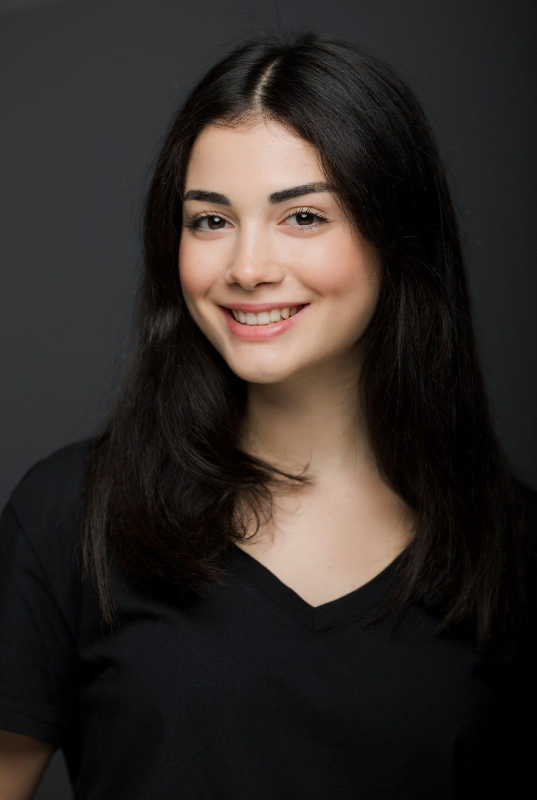
#> input picture opencv.jpg, 1074 x 1600 px, given in place of abc.png, which was not available (shown at 1/2 size)
$ python 1.py
#> lines starting #> are read from the running program, lines starting #| are printed output that depends on the picture; after the words box and inside, x2 and y2 are one past the last pixel; in counts of white or black regions, pixels touching at a corner belong together; pictures that were not available may be replaced by others from this repository, and a replacement may not be noted
import cv2
import numpy as np


# read the image   # 0 / cv2.IMREAD_GRAYSCALE :grayscale, -1 / cv2.IMREAD_COLOR :color , 1 / cv2.IMREAD_UNCHANGED
img = cv2.imread('abc.png', -1)
#> img is the input picture: shape (1600, 1074, 3); mean B, G, R 39.3, 42.4, 48.7

img = cv2.resize(img, (200,200))  # resize  , (img, (0,0), fx=0.5, fy=0.5) -it make half of size if don't use pixel
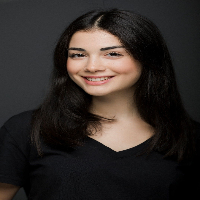
#> img: shape (200, 200, 3); mean B, G, R 39.3, 42.4, 48.7
img = cv2.rotate(img, cv2.cv2.ROTATE_90_CLOCKWISE)    # rotate
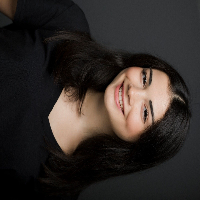
#> img: shape (200, 200, 3); mean B, G, R 39.3, 42.4, 48.7

cv2.imwrite('new_abc.jpg', img)       # save / write the image
cv2.imshow('Image', img)           # display image
print(img.shape)      # (rows, columns, 3d array/channels/pixels) / (height, width, channels/pixels)  channels- RGB color
#| (200, 200, 3)


cv2.waitKey(0)    # 0 -means it will wait infinite time until we press any key and it disappear.  10 - for 10 mili sec.
cv2.destroyAllWindows()


# ---------------------------------------------------------
# take the image part and paste into image some location
img = cv2.imread('abc.png', -1)
tag = img[80:400, 300:520]       # [rows,columns]  # take the image part
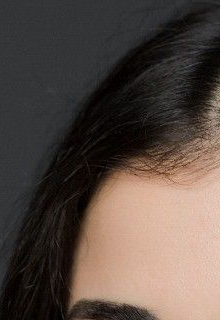
#> tag: shape (320, 220, 3); mean B, G, R 67.2, 74.6, 87.5
img[80:400, 100:320] = tag        # pixels must be equal what we take part of it , pasting into image here 'tag' part
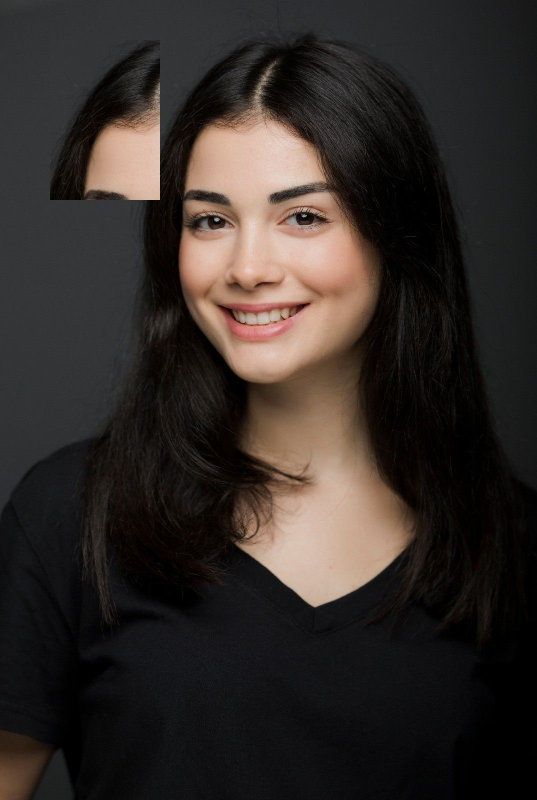
#> img: shape (1600, 1074, 3) (shown at 1/2 size); 3.92% of pixels changed, all inside (x1, y1, x2, y2) = (100, 80, 320, 400)

cv2.imshow('Image', img)           # display image

# --------------------------------------------------------
# Capture the video from webcam
cap = cv2.VideoCapture(0)    # 0 -webcam, 1,2: others camera , 'video.mp4' can pass here any video file

while True:
    ret, frame = cap.read()    # ret - True:to tell capture actually work properly, frame - numpy array image
    cv2.imshow('frame', frame)
    if cv2.waitKey(1) == ord('q'):      # when we press 'q' it will break loop/ stop it.
#> (key q is pressed here)
        break


# now instead of displaying frame, turn this frame into 4 separate images, put all together in quadrant
while True:
    ret, frame = cap.read()    # ret - True:to tell capture actually work properly, frame - numpy array image

    # now instead of displaying frame, turn this frame into 4 separate images, put all together in quadrant
    width = int(cap.get(3))    # 3 - default value for 'width' of frame
    height = int(cap.get(4))   # 4 - height of frame
    # 1st create blank canvas / numpy array, where we put images into this, it should have (shape, type of array)
    image = np.zeros(frame.shape, np.uint8)
    smaller_frame = cv2.resize(frame, (0,0), fx=0.5, fy=0.5)  # now shrink 'frame' half of x,y (width,height)
    # now put smaller_frame into blank 'image'
    image[:height//2, :width//2] = smaller_frame     # top left starts from 0:
    image[height//2 :, :width//2] = smaller_frame    # below it left side
    image[:height//2, width//2 :] = smaller_frame    # top right
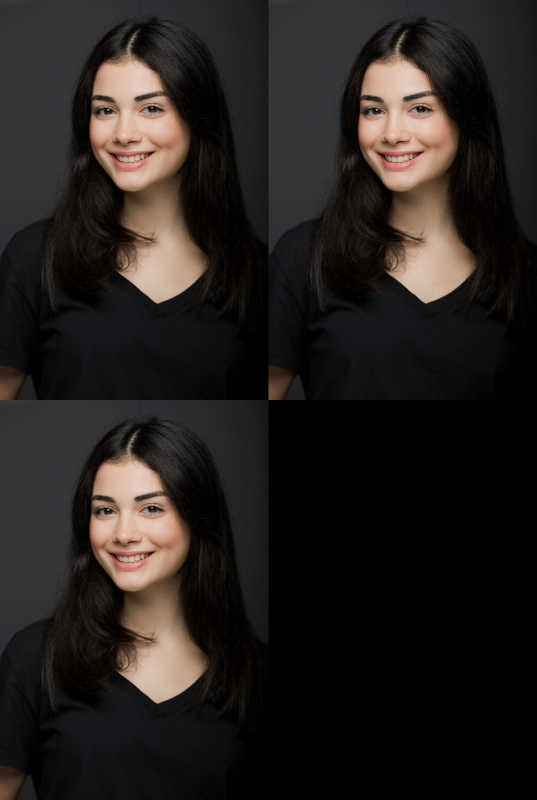
#> image: shape (1600, 1074, 3) (shown at 1/2 size); mean B, G, R 29.6, 31.9, 36.6
    image[height//2 :, width//2 :] = smaller_frame   # below right
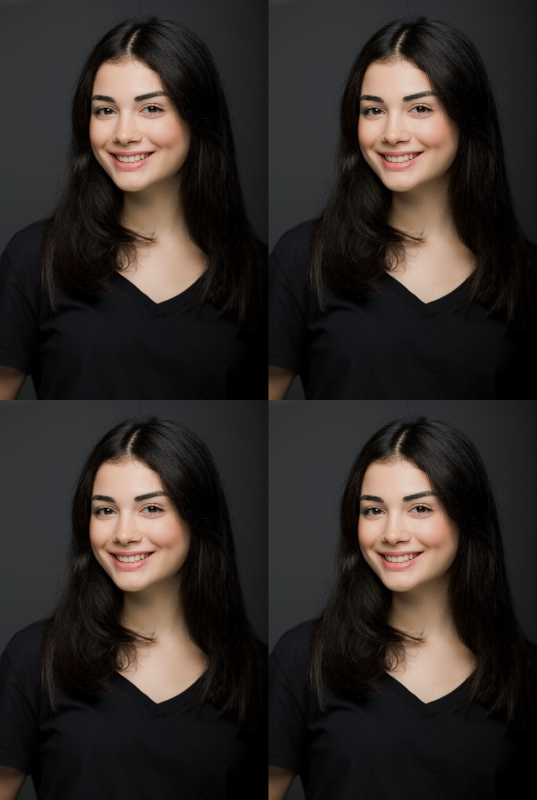
#> image: shape (1600, 1074, 3) (shown at 1/2 size); mean B, G, R 39.4, 42.5, 48.8

    cv2.imshow('frame', image)
    if cv2.waitKey(1) == ord('q'):      # when we press 'q' it will break loop/ stop it.
#> (key q is pressed here)
        break


# ------------------------------------------------------
# Draw line, rectangle, circle, images, Text

while True:
    ret, frame = cap.read()    # ret - True:to tell capture actually work properly, frame - numpy array image
    width = int(cap.get(3))    # 3 - default value for 'width' of frame
    height = int(cap.get(4))   # 4 - height of frame

    # (image, stating, ending point, color of line, width of line)
    # line
    img = cv2.line(frame, (0,0), (width, height), (0,0,0), 10)    # from left upper corner to right bottom
    img = cv2.line(frame, (0,0), (width, height), (0,0,0), 10)    # from top right to left corner

    # rectangle
    img = cv2.rectangle(frame, (100,200), (200, 300), (0,0,0), -1)   # '-1' if we use this will fill the area with that color

    # circle
    img = cv2.circle(frame, (300,300), 60, (0,0,255), -1)    # (image, centre point, radius, color, width of line / fill with that color if -1)
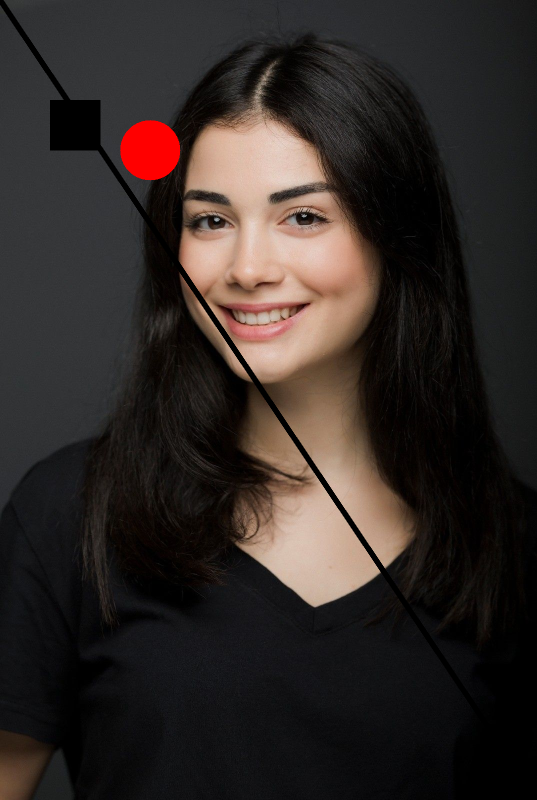
#> img: shape (1600, 1074, 3) (shown at 1/2 size); mean B, G, R 38, 41, 48.8

    # put text
    font = cv2.FONT_HERSHEY_SIMPLEX
    img = cv2.putText(frame,'David Taneja', (200, height - 10), font, 2, (0,0,0), 5, cv2.LINE_AA)  # (image, text, text place, font, font scale, color, line width)  # height-10 '-10' for padding
#> img: shape (1600, 1074, 3); 0.45% of pixels changed, all inside (x1, y1, x2, y2) = (204, 1543, 597, 1600)

    cv2.imshow('frame', img)

# ---------------------------------------------------------------------------------------------------------------------
# Color Detection / convert :  RGB : Red Green Blue , BGR : Blue Green Red , HSV : Hue Saturation & Lightness / Brightness
# extract color from 'HSV' from lower and upper bound, it will diplay that color image only which lies b/w upper-lower color image

while True:
    ret, frame = cap.read()    # ret - True:to tell capture actually work properly, frame - numpy array image

    hsv = cv2.cvtColor(frame, cv2.COLOR_BGR2HSV)
    lower_blue = np.array([90,50,0])                    # change acc. lower, upper
    upper_blue = np.array([130,255,255])
    mask = cv2.inRange(hsv, lower_blue, upper_blue)
    result = cv2.bitwise_and(frame, frame, mask=mask)

    cv2.imshow('frame', result)

# ---------------------------------------------------------------------------------------------------------------------
# Corner detection : before passing to algorithms convert images into Grayscale so it works properly.

img = cv2.imread('abc.png')    # if image is large resize it, cv2.resize(img, (0,0), fx=0.75, fy=0.75)    # 0.50
gray = cv2.cvtColor(img, cv2.COLOR_BGR2GRAY)

# algorithm : Shi-tomasi corner detector
corners = cv2.goodFeaturesToTrack(gray, 100, 0.01, 10)   # (img, 100 -no. of corners, min. quality 0 to 1, min euclidean distance b/w 2 corners)
# convert corners into integers
corners = np.int0(corners)

for corner in corners:
    x,y = corner.ravel()
    cv2.circle(img, (x,y), 5, (255,255,255), -1)

for i in range(len(corners)):
    for j in range(i+1, len(corners)):
        corner1 = tuple(corners[i][0])
        corner2 = tuple(corners[j][0])
        color = tuple(map(lambda x: int(x), np.random.randint(0, 255, size=3)))
        cv2.line(img, corner1, corner2, color, 1)

cv2.imshow('frame', img)

# ---------------------------------------------------------------------------------------------------------------------
# Template matching / Object detetction in image
img = cv2.resize(cv2.imread('soccer_practice.jpg', 0), (0, 0), fx=0.8, fy=0.8)
template = cv2.resize(cv2.imread('shoe.png', 0), (0, 0), fx=0.8, fy=0.8)
h, w = template.shape

# different methods for detection, go through every method which gives better result use it.
methods = [cv2.TM_CCOEFF, cv2.TM_CCOEFF_NORMED, cv2.TM_CCORR, cv2.TM_CCORR_NORMED, cv2.TM_SQDIFF, cv2.TM_SQDIFF_NORMED]

for method in methods:
    img2 = img.copy()

    result = cv2.matchTemplate(img2, template, method)
    min_val, max_val, min_loc, max_loc = cv2.minMaxLoc(result)
    if method in [cv2.TM_SQDIFF, cv2.TM_SQDIFF_NORMED]:
        location = min_loc
    else:
        location = max_loc

    bottom_right = (location[0] + w, location[1] + h)
    cv2.rectangle(img2, location, bottom_right, 255, 5)
    cv2.imshow('Match', img2)

    cv2.waitKey(0)
    cv2.destroyAllWindows()


# -----------------------------------------
# Instead of guessing the millisecond sleep value of waitKey, you can calculate it from the FPS of the video:
video = cv2.VideoCapture(video_path)
fps = video.get(cv2.CAP_PROP_FPS)
sleep_ms = int(numpy.round((1/fps)*1000))


cv2.waitKey(0)    # 0 -means it will wait infinite time until we press any key and it disappear.  10 - for 10 mili sec.
cap.release()                   # after using release the camera for other purpose use
cv2.destroyAllWindows()
